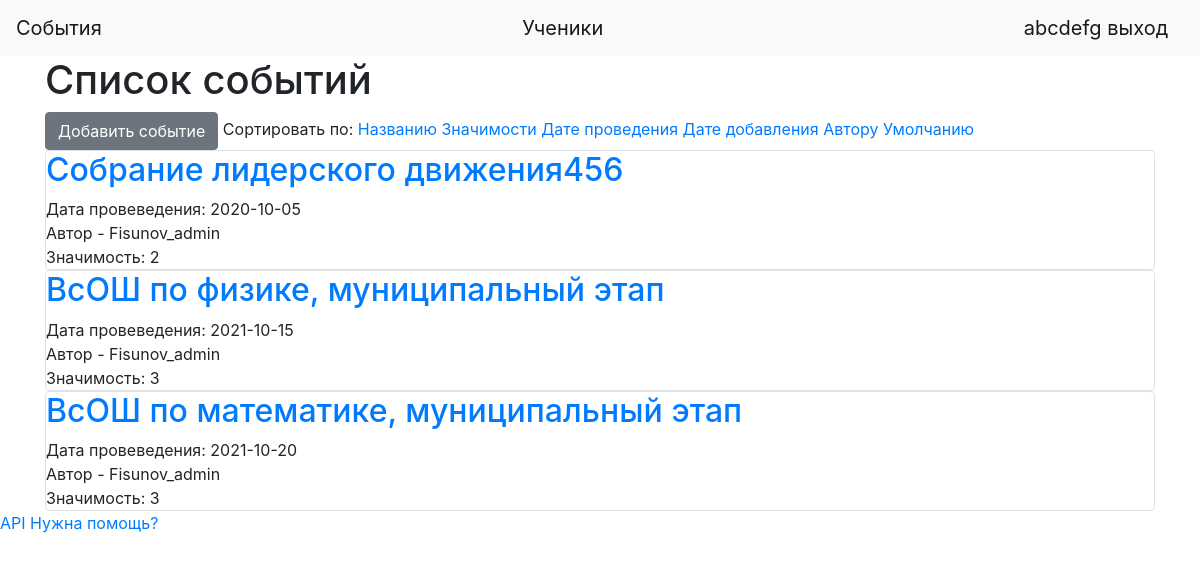
Page /main (signed in) on the committed database.
### data/users.py (models this page shows, shortened)
class User(SqlAlchemyBase, UserMixin):
    __tablename__ = 'users'
    id = sqlalchemy.Column(sqlalchemy.Integer, primary_key=True, autoincrement=True)
    name = sqlalchemy.Column(sqlalchemy.String, nullable=True)
    about = sqlalchemy.Column(sqlalchemy.String, nullable=True)
    email = sqlalchemy.Column(sqlalchemy.String, index=True, unique=True, nullable=True)
    role = sqlalchemy.Column(sqlalchemy.Integer)
    hashed_password = sqlalchemy.Column(sqlalchemy.String, nullable=True)
    verified = sqlalchemy.Column(sqlalchemy.Boolean, default=0)
    created_date = sqlalchemy.Column(sqlalchemy.DateTime, default=datetime.datetime.now)

### data/events.py (models this page shows, shortened)
class Events(SqlAlchemyBase, SerializerMixin):
    __tablename__ = 'events'
    id = sqlalchemy.Column(sqlalchemy.Integer, primary_key=True, autoincrement=True)
    event_name = sqlalchemy.Column(sqlalchemy.String)
    event_date = sqlalchemy.Column(sqlalchemy.Date, default="2020-10-10")
    event_add_date = sqlalchemy.Column(sqlalchemy.DateTime, default=datetime.datetime.now)
    author_id = sqlalchemy.Column(sqlalchemy.Integer, sqlalchemy.ForeignKey("users.id"))
    author = orm.relationship('User', foreign_keys="Events.author_id", backref="events")
    value = sqlalchemy.Column(sqlalchemy.Integer, default=1)
    ids = sqlalchemy.Column(sqlalchemy.String, default="[]")
    annotation = sqlalchemy.Column(sqlalchemy.String)

### main.py (the view)
@app.route("/")
@app.route("/main")
@app.route("/main/<sort_type>")
@login_required
def index(sort_type="default"):
    db_sess = db_session.create_session()
    events = db_sess.query(Events)
    if sort_type == "sorted_by_name":
        events = [i for i in sorted(events, key=lambda x: x.event_name)]
    elif sort_type == "sorted_by_value":
        events = [i for i in sorted(events, key=lambda x: x.value)]
    elif sort_type == "sorted_by_event_date":
        events = [i for i in sorted(events, reverse=True, key=lambda x: x.event_date)]
    elif sort_type == "sorted_by_add_date":
        events = [i for i in sorted(events, key=lambda x: x.event_add_date)]
    elif sort_type == "sorted_by_author":
        events = [i for i in sorted(events, key=lambda x: x.author_id)]
    return render_template("index.html", events=events, title="Главная", super_admins=super_admins_ids)

### data/db_session.py (called while the page is built)
def create_session() -> Session:
    global __factory
    return __factory()

### main.py (called while the page is built)
@login_manager.user_loader
def load_user(user_id):
    db_sess = db_session.create_session()
    return db_sess.query(User).get(user_id)

### templates/index.html (shortened to what this page needs)
{% extends "base.html" %}
{% block content %}
    <h1>Список событий</h1>
    {% if current_user.is_authenticated and current_user.role == "sell" %}
        <a href="/add_event" class="btn btn-secondary">Добавить событие</a>
    {% endif %}
    Сортировать по: <a href="/main/sorted_by_name">Названию</a> <a href="/main/sorted_by_value">Значимости</a>
    <a href="/main/sorted_by_event_date">Дате проведения</a> <a href="/main/sorted_by_event_add_date">Дате добавления</a>
    <a href="/main/sorted_by_event_author">Автору</a> <a href="/main">Умолчанию</a>
    {% for item in events %}
        <div class="col-md6 border rounded">
            <h2><a href="/event/{{item.id}}">{{item.event_name}}</a></h2>
            <div>
                Дата провеведения: {{ item.event_date }}
            </div>
            <div>
                Автор - {{ item.author.name }}
            </div>
            <div>Значимость: {{item.value}}</div>
        </div>
    {% endfor %}
{% endblock %}

### templates/base.html (shortened to what this page needs)
<!doctype html>
<html lang="en">
<head>
    <link rel="stylesheet" href="https://stackpath.bootstrapcdn.com/bootstrap/4.4.1/css/bootstrap.min.css">
</head>
  <body>
    <header>
        <nav class="navbar navbar-light bg-light">
        <a class="navbar-brand" href="/main">События</a>
        <a class="navbar-brand" href="/view_students">Ученики</a>
        {% if current_user.is_authenticated %}
            <a class="navbar-brand" href="/logout">{{ current_user.name }} выход</a>
        {% else %}
            <p>
                <a class="btn btn-primary " href="/register">Зарегистрироваться</a>
                <a class="btn btn-success" href="/login">Войти</a>
            </p>
        {% endif %}
    </nav>
    </header>
    <main role="main" class="container">
        {% block content %}{% endblock %}
    </main>
    <a href="/api">API</a>
    <a href="/support">Нужна помощь?</a>
  </body>
</html>

### rows in the picture
User: name "abcdefg"
Events: event_name "Собрание лидерского движения456", event_date "2020-10-05", author.name "Fisunov_admin", value "2"
Events: event_name "ВсОШ по физике, муниципальный этап", event_date "2021-10-15", author.name "Fisunov_admin", value "3"
Events: event_name "ВсОШ по математике, муниципальный этап", event_date "2021-10-20", author.name "Fisunov_admin", value "3"
